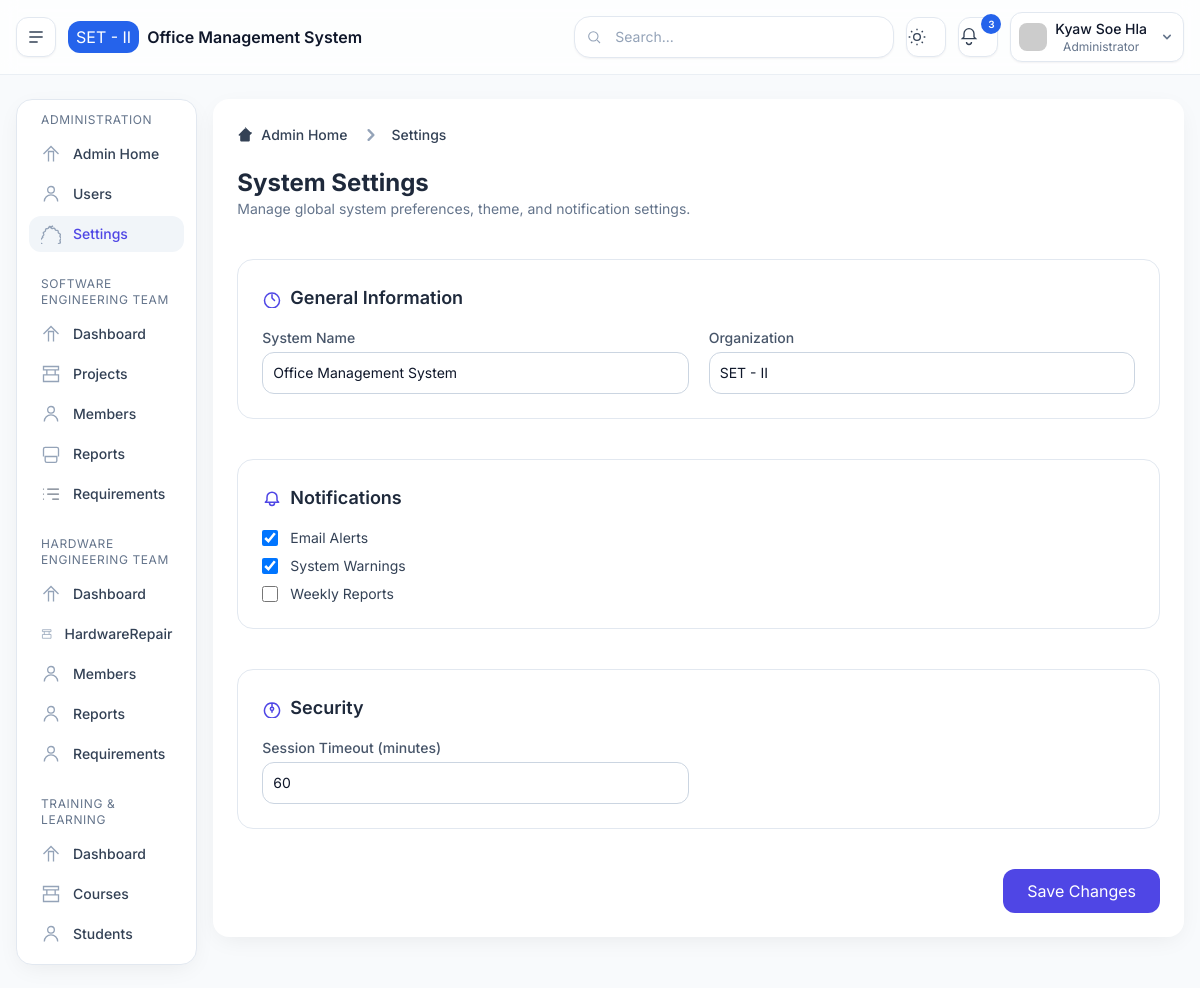
Screenshot of /dashboard/settings/ (signed in) with the database file from the repository.
### base/models.py (models this page shows, shortened)
class SystemSettings(models.Model):
    system_name = models.CharField(max_length=100, default="Engineering Management Dashboard")
    organization = models.CharField(max_length=100, default="Software Engineering Team II")
    email_notifications = models.BooleanField(default=True)
    system_warnings = models.BooleanField(default=True)
    weekly_reports = models.BooleanField(default=False)
    session_timeout = models.PositiveIntegerField(default=30)
    updated_at = models.DateTimeField(auto_now=True)

### accounts/models.py (models this page shows, shortened)
class CustomUser(AbstractBaseUser, PermissionsMixin):
    ROLE_CHOICES = [
        ("admin", "Administrator"),
        ("set", "Software Engineering Team"),
        ("het", "Hardware Engineering Team"),
        ("training", "Training & Learning"),
    ]
    id = models.UUIDField(primary_key=True, default=uuid.uuid4, editable=False)
    email = models.EmailField(unique=True)
    full_name = models.CharField(max_length=255)
    role = models.CharField(max_length=20, choices=ROLE_CHOICES, default="‌admin")
    is_active = models.BooleanField(default=True)
    is_staff = models.BooleanField(default=False)
    date_joined = models.DateTimeField(auto_now_add=True)
    groups = models.ManyToManyField(
        "auth.Group",
        related_name="customuser_set",
        blank=True,
        help_text="The groups this user belongs to.",
    )
    user_permissions = models.ManyToManyField(
        "auth.Permission",
        related_name="customuser_permissions",
        blank=True,
        help_text="Specific permissions for this user.",
    )
    USERNAME_FIELD = "email"
    REQUIRED_FIELDS = ["full_name"]
    objects = CustomUserManager()

### base/views.py (the view, shortened to what this page needs)
# urls.py: path('settings/', views.admin_settings, name='admin.settings'),
@login_required(login_url="/")
@role_required("admin")
def admin_settings(request):
    settings_obj, created = SystemSettings.objects.get_or_create(id=1)
    context = {
        "system_name": settings_obj.system_name,
        "organization": settings_obj.organization,
        "email_notifications": settings_obj.email_notifications,
        "system_warnings": settings_obj.system_warnings,
        "weekly_reports": settings_obj.weekly_reports,
        "session_timeout": settings_obj.session_timeout,
        "active_menu": "admin_settings",
    }
    return render(request, "pages/admin/settings.html", context)

### templates/pages/admin/settings.html (shortened to what this page needs)
{% extends 'layouts/main.html' %}
{% block content %}
<div class="bg-white p-6 rounded-2xl shadow-soft dark:bg-slate-900">
  <nav class="flex mb-5" aria-label="Breadcrumb">
    <ol class="inline-flex items-center space-x-1 md:space-x-3">
      <li class="inline-flex items-center">
        <a href="{% url 'dashboard' %}"
          class="inline-flex items-center text-sm font-medium text-slate-700 hover:text-indigo-600 dark:text-slate-300 dark:hover:text-indigo-400">
          <svg class="w-4 h-4 mr-2" fill="currentColor" viewBox="0 0 20 20">
            <path
              d="M10.707 2.293a1 1 0 00-1.414 0l-7 7a1 1 0 001.414 1.414L4 10.414V17a1 1 0 001 1h10a1 1 0 001-1v-6.586l2.293-2.293a1 1 0 00-1.414-1.414l-7-7z">
            </path>
          </svg>
          Admin Home
        </a>
      </li>
      <li>
        <div class="flex items-center">
          <svg class="w-6 h-6 text-slate-400" fill="currentColor" viewBox="0 0 20 20">
            <path fill-rule="evenodd"
              d="M7.293 14.707a1 1 0 010-1.414L10.586 10 7.293 6.707a1 1 0 011.414-1.414l4 4a1 1 0 010 1.414l-4 4a1 1 0 01-1.414 0z"
              clip-rule="evenodd"></path>
          </svg>
          <a href="#" class="ml-1 text-sm font-medium text-slate-700 hover:text-indigo-600 md:ml-2 dark:text-slate-300 dark:hover:text-indigo-400">
            Settings
          </a>
        </div>
      </li>
    </ol>
  </nav>
  <div class="flex justify-between items-center mb-6">
    <div>
      <h2 class="text-2xl font-bold text-slate-800 dark:text-slate-200">System Settings</h2>
      <p class="text-slate-500 text-sm">Manage global system preferences, theme, and notification settings.</p>
    </div>
  </div>
  <form method="POST" action="" class="space-y-10">
    <div class="rounded-2xl border border-slate-200 dark:border-slate-700 p-6">
      <h3 class="text-lg font-semibold text-slate-800 dark:text-slate-200 mb-4 flex items-center gap-2">
        <svg class="w-5 h-5 text-indigo-600" fill="none" stroke="currentColor" stroke-width="1.8" viewBox="0 0 24 24">
          <path stroke-linecap="round" stroke-linejoin="round"
            d="M12 8v4l3 3m6 0a9 9 0 11-18 0 9 9 0 0118 0z" />
        </svg>
        General Information
      </h3>
      <div class="grid sm:grid-cols-2 gap-5">
        <div>
          <label class="block text-sm font-medium text-slate-600 dark:text-slate-400 mb-1">System Name</label>
          <input type="text" name="system_name" value="{{ system_name|default:'Engineering Management Dashboard' }}"
            class="w-full rounded-xl border border-slate-300 dark:border-slate-700 bg-white dark:bg-slate-800 p-2.5 text-sm focus:ring-2 focus:ring-indigo-500 focus:border-indigo-500">
        </div>
        <div>
          <label class="block text-sm font-medium text-slate-600 dark:text-slate-400 mb-1">Organization</label>
          <input type="text" name="organization" value="{{ organization|default:'Software Engineering Team II' }}"
            class="w-full rounded-xl border border-slate-300 dark:border-slate-700 bg-white dark:bg-slate-800 p-2.5 text-sm focus:ring-2 focus:ring-indigo-500 focus:border-indigo-500">
        </div>
      </div>
    </div>
    <div class="rounded-2xl border border-slate-200 dark:border-slate-700 p-6">
      <h3 class="text-lg font-semibold text-slate-800 dark:text-slate-200 mb-4 flex items-center gap-2">
        <svg class="w-5 h-5 text-indigo-600" fill="none" stroke="currentColor" stroke-width="1.8" viewBox="0 0 24 24">
          <path stroke-linecap="round" stroke-linejoin="round"
            d="M15 17h5l-1.405-1.405A2.032 2.032 0 0118 14.158V11a6 6 0 10-12 0v3.159c0 .538-.214 1.055-.595 1.436L4 17h5m6 0v1a3 3 0 11-6 0v-1m6 0H9" />
        </svg>
        Notifications
      </h3>
      <div class="space-y-2">
        <label class="flex items-center gap-3">
          <input type="checkbox" name="email_notifications" {% if email_notifications %}checked{% endif %}
            class="w-4 h-4 text-indigo-600 rounded border-slate-300 focus:ring-indigo-500">
          <span class="text-sm text-slate-700 dark:text-slate-300">Email Alerts</span>
        </label>
        <label class="flex items-center gap-3">
          <input type="checkbox" name="system_warnings" {% if system_warnings %}checked{% endif %}
            class="w-4 h-4 text-indigo-600 rounded border-slate-300 focus:ring-indigo-500">
          <span class="text-sm text-slate-700 dark:text-slate-300">System Warnings</span>
        </label>
        <label class="flex items-center gap-3">
          <input type="checkbox" name="weekly_reports" {% if weekly_reports %}checked{% endif %}
            class="w-4 h-4 text-indigo-600 rounded border-slate-300 focus:ring-indigo-500">
          <span class="text-sm text-slate-700 dark:text-slate-300">Weekly Reports</span>
        </label>
      </div>
    </div>
    <div class="rounded-2xl border border-slate-200 dark:border-slate-700 p-6">
      <h3 class="text-lg font-semibold text-slate-800 dark:text-slate-200 mb-4 flex items-center gap-2">
        <svg class="w-5 h-5 text-indigo-600" fill="none" stroke="currentColor" stroke-width="1.8" viewBox="0 0 24 24">
          <path stroke-linecap="round" stroke-linejoin="round"
            d="M12 11c.667 0 2 .333 2 2s-1.333 2-2 2-2-.333-2-2 1.333-2 2-2zm0 0V7m0 8v2m8-6a9 9 0 11-16 0 9 9 0 0116 0z" />
        </svg>
        Security
      </h3>
      <div class="grid sm:grid-cols-2 gap-5">
        <div>
          <label class="block text-sm font-medium text-slate-600 dark:text-slate-400 mb-1">Session Timeout (minutes)</label>
          <input type="number" name="session_timeout" value="{{ session_timeout|default:30 }}"
            class="w-full rounded-xl border border-slate-300 dark:border-slate-700 bg-white dark:bg-slate-800 p-2.5 text-sm focus:ring-2 focus:ring-indigo-500 focus:border-indigo-500">
        </div>
      </div>
    </div>
    <div class="flex justify-end">
      <button type="submit"
        class="px-6 py-2.5 bg-indigo-600 text-white rounded-xl hover:bg-indigo-700 transition">
        Save Changes
      </button>
    </div>
  </form>
</div>
{% endblock %}

### templates/layouts/partials/header.html (shortened to what this page needs)
<header
      class="sticky top-0 z-40 border-b border-slate-200/70 bg-white/75 backdrop-blur dark:border-slate-800 dark:bg-slate-900/75">
      <div class="mx-auto flex max-w-12xl items-center gap-3 px-4 py-3">
        <button id="btnSidebar"
          class="inline-flex h-10 w-10 items-center justify-center rounded-xl border border-slate-200 bg-white text-slate-700 shadow-sm hover:bg-slate-50 dark:border-slate-800 dark:bg-slate-900 dark:text-slate-200"
          aria-label="Toggle sidebar">
          <svg xmlns="http://www.w3.org/2000/svg" class="h-5 w-5" viewBox="0 0 24 24" fill="none" stroke="currentColor"
            stroke-width="1.8">
            <path d="M4 6h16M4 12h16M4 18h10" />
          </svg>
        </button>
        <div class="flex items-center gap-2">
          <span class="h-8 w-auto px-2 rounded-xl bg-brand-600 justify-center items-center text-white flex">{{organization|default:"SET - II"}}</span>
          <span class="font-semibold">{{system_name|default:"Office Management System"}}</span>
        </div>
        <div class="ml-auto flex items-center gap-2 sm:gap-3">
          <div class="relative hidden md:block">
            <input type="text" placeholder="Search..."
              class="w-[320px] rounded-2xl border border-slate-200 bg-white px-4 py-2.5 pl-10 text-sm shadow-sm outline-none placeholder:text-slate-400 focus:ring-2 focus:ring-brand-500/30 dark:border-slate-800 dark:bg-slate-900" />
            <svg class="absolute left-3 top-1/2 -translate-y-1/2 h-4 w-4 text-slate-400" viewBox="0 0 24 24" fill="none"
              stroke="currentColor" stroke-width="1.6">
              <circle cx="11" cy="11" r="7" />
              <path d="M21 21l-4.3-4.3" />
            </svg>
          </div>
          <button id="btnTheme"
            class="h-10 w-10 rounded-xl border border-slate-200 bg-white text-slate-700 shadow-sm hover:bg-slate-50 dark:border-slate-800 dark:bg-slate-900 dark:text-slate-200"
            aria-label="Toggle theme">
            <svg class="theme-sun h-5 w-5 block dark:hidden" viewBox="0 0 24 24" fill="none" stroke="currentColor"
              stroke-width="1.6">
              <circle cx="12" cy="12" r="4" />
              <path
                d="M12 2v2m0 16v2M2 12h2m16 0h2M4.9 4.9l1.4 1.4m11.3 11.4l1.4 1.4M4.9 19.1l1.4-1.4m11.3-11.4l1.4-1.4" />
            </svg>
          </button>
          <button
            class="relative h-10 w-10 rounded-xl border border-slate-200 bg-white text-slate-700 shadow-sm hover:bg-slate-50 dark:border-slate-800 dark:bg-slate-900 dark:text-slate-200"
            aria-label="Notifications">
            <svg class="h-5 w-5" viewBox="0 0 24 24" fill="none" stroke="currentColor" stroke-width="1.6">
              <path d="M6 8a6 6 0 1 1 12 0v4l2 2H4l2-2V8" />
              <path d="M9 18a3 3 0 0 0 6 0" />
            </svg>
            <span
              class="absolute -right-1 -top-1 inline-flex h-5 min-w-[20px] items-center justify-center rounded-full bg-brand-600 px-1.5 text-[10px] font-semibold text-white">3</span>
          </button>
          <div class="relative">
            <button id="profileDropdownBtn" class="flex items-center gap-2 rounded-xl border border-slate-200 bg-white px-2 py-1.5 shadow-sm md:flex dark:border-slate-800 dark:bg-slate-900">
              <img class="h-7 w-7 rounded-lg" src="https://i.pravatar.cc/48?img=13" alt="avatar" />
              <div class="leading-tight">
                <p class="text-sm font-medium">{{request.user.full_name}}</p>
                <p class="text-xs text-slate-500 dark:text-slate-400">{{request.user.get_role_display}}</p>
              </div>
              <svg xmlns="http://www.w3.org/2000/svg" class="h-4 w-4 ml-1 text-slate-500" viewBox="0 0 20 20" fill="currentColor">
                <path fill-rule="evenodd" d="M5.293 7.293a1 1 0 011.414 0L10 10.586l3.293-3.293a1 1 0 111.414 1.414l-4 4a1 1 0 01-1.414 0l-4-4a1 1 0 010-1.414z" clip-rule="evenodd" />
              </svg>
            </button>
          </div>
        </div>
      </div>
    </header>

### templates/layouts/main.html (style rules this page uses)
body { font-family: 'Inter', sans-serif; }

### rows the page displays
SystemSettings: organization "SET - II", system_name "Office Management System"
CustomUser: user.full_name "Kyaw Soe Hla", user.role "Administrator"
